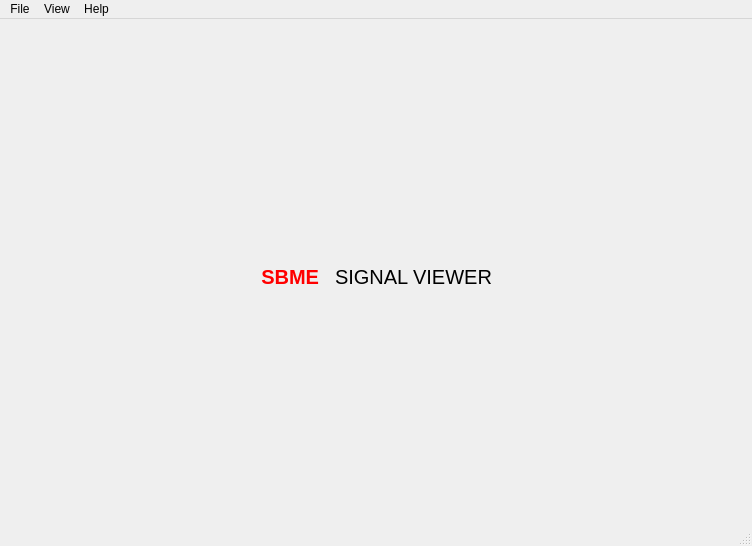
<?xml version="1.0" encoding="UTF-8"?>
<ui version="4.0">
 <class>MainWindow</class>
 <widget class="QMainWindow" name="MainWindow">
  <property name="geometry">
   <rect>
    <x>0</x>
    <y>0</y>
    <width>752</width>
    <height>546</height>
   </rect>
  </property>
  <property name="windowTitle">
   <string>MainWindow</string>
  </property>
  <widget class="QWidget" name="centralwidget">
   <layout class="QVBoxLayout" name="verticalLayout">
    <item>
     <layout class="QHBoxLayout" name="horizontalLayout">
      <item>
       <spacer name="horizontalSpacer_2">
        <property name="orientation">
         <enum>Qt::Horizontal</enum>
        </property>
        <property name="sizeHint" stdset="0">
         <size>
          <width>40</width>
          <height>20</height>
         </size>
        </property>
       </spacer>
      </item>
      <item>
       <widget class="QLabel" name="label_2">
        <property name="maximumSize">
         <size>
          <width>16777215</width>
          <height>45</height>
         </size>
        </property>
        <property name="styleSheet">
         <string notr="true">font-size: 20px;
margin-top: 10px;
font-family: &quot;Source Code Pro&quot;;
color: rgb(255, 0, 0);
font-weight: bold;
border: none;</string>
        </property>
        <property name="text">
         <string>SBME</string>
        </property>
        <property name="alignment">
         <set>Qt::AlignRight|Qt::AlignTrailing|Qt::AlignVCenter</set>
        </property>
       </widget>
      </item>
      <item>
       <widget class="QLabel" name="label">
        <property name="maximumSize">
         <size>
          <width>16777215</width>
          <height>45</height>
         </size>
        </property>
        <property name="styleSheet">
         <string notr="true">font-size: 20px;
font-family: &quot;Source Code Pro&quot;;
margin-top: 10px;</string>
        </property>
        <property name="text">
         <string>SIGNAL VIEWER</string>
        </property>
        <property name="alignment">
         <set>Qt::AlignLeading|Qt::AlignLeft|Qt::AlignVCenter</set>
        </property>
       </widget>
      </item>
      <item>
       <spacer name="horizontalSpacer">
        <property name="orientation">
         <enum>Qt::Horizontal</enum>
        </property>
        <property name="sizeHint" stdset="0">
         <size>
          <width>40</width>
          <height>20</height>
         </size>
        </property>
       </spacer>
      </item>
     </layout>
    </item>
   </layout>
  </widget>
  <widget class="QMenuBar" name="menubar">
   <property name="geometry">
    <rect>
     <x>0</x>
     <y>0</y>
     <width>752</width>
     <height>20</height>
    </rect>
   </property>
   <widget class="QMenu" name="menuFile">
    <property name="title">
     <string>File</string>
    </property>
    <addaction name="actionLoad_Signal"/>
    <addaction name="actionPrintSignal"/>
    <addaction name="separator"/>
    <addaction name="actionExit"/>
   </widget>
   <widget class="QMenu" name="menuView">
    <property name="title">
     <string>View</string>
    </property>
    <widget class="QMenu" name="menuPlot_Color">
     <property name="title">
      <string>Plot Color</string>
     </property>
     <addaction name="separator"/>
     <addaction name="actionWhite"/>
     <addaction name="actionDark"/>
    </widget>
    <addaction name="menuPlot_Color"/>
   </widget>
   <widget class="QMenu" name="menuHelp">
    <property name="title">
     <string>Help</string>
    </property>
    <addaction name="actionTeam"/>
    <addaction name="actionLisence"/>
    <addaction name="separator"/>
    <addaction name="actionAbout_signal_viewer"/>
   </widget>
   <addaction name="menuFile"/>
   <addaction name="menuView"/>
   <addaction name="menuHelp"/>
  </widget>
  <widget class="QStatusBar" name="statusbar"/>
  <action name="actionLoad">
   <property name="text">
    <string>Load</string>
   </property>
  </action>
  <action name="actionPrintSignal">
   <property name="text">
    <string>Print</string>
   </property>
  </action>
  <action name="actionWhite">
   <property name="text">
    <string>White</string>
   </property>
  </action>
  <action name="actionDark">
   <property name="text">
    <string>Dark</string>
   </property>
  </action>
  <action name="actionTeam">
   <property name="text">
    <string>Team</string>
   </property>
  </action>
  <action name="actionLisence">
   <property name="text">
    <string>License</string>
   </property>
  </action>
  <action name="actionAbout_signal_viewer">
   <property name="text">
    <string>About SBME Viewer!</string>
   </property>
  </action>
  <action name="actionExit">
   <property name="text">
    <string>Exit</string>
   </property>
  </action>
  <action name="actionNew_Tab">
   <property name="text">
    <string>Load Signal</string>
   </property>
  </action>
  <action name="actionLoad_Signal">
   <property name="text">
    <string>Load Signal</string>
   </property>
   <property name="toolTip">
    <string>Load signal in a new channel</string>
   </property>
  </action>
 </widget>
 <resources/>
 <connections/>
</ui>
